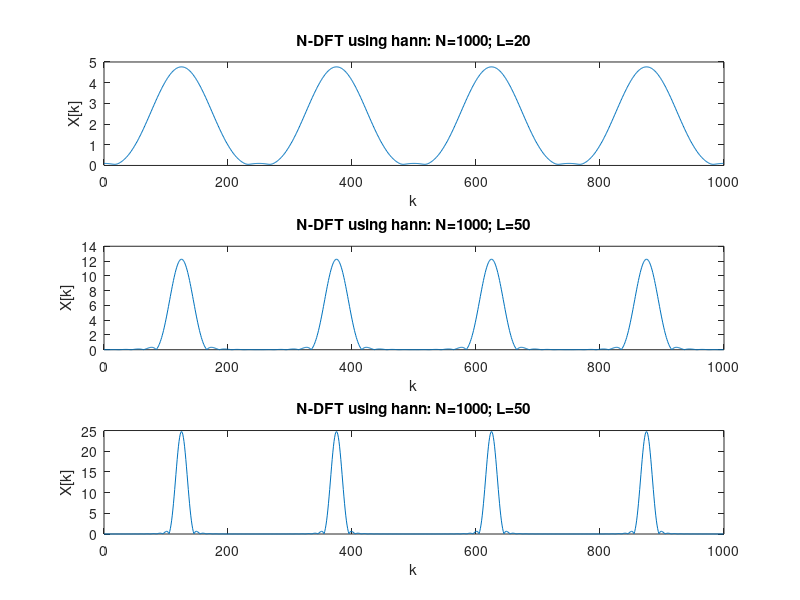

MATLAB code for this plot:
%8.1f) for part d)

% **IMPORTANT: BEFORE RUNNING THE CODE CLEAR THE COMMAND WINDOW EVERY TIME 
%              AS SAME VARIABLES ARE USED REPEATEDLY    ** 


N=1000;
n=0:N-1;
pn=cos(n*pi/4)+cos(n*3*pi/4);

L=20;

wn=hann(L);

for(m=0:L-1)
xn(m+1)=pn(m+1)*wn(m+1);
end


Xk=fft(xn, N);
k=0:N-1;
figure();
subplot(3, 1, 1);
plot(k, abs(Xk)); 
title("N-DFT using hann: N=1000; L=20");
xlabel("k");
ylabel("X[k]");


n=0:N-1;
pn=cos(n*pi/4)+cos(n*3*pi/4);

L=50;

wn=hann(L);

for(m=0:L-1)
xn(m+1)=pn(m+1)*wn(m+1);
end
% m=0:L-1;
% plot(m, xn);

Xk=fft(xn, N);
k=0:N-1;
subplot(3, 1, 2);
plot(k, abs(Xk)); 
title("N-DFT using hann: N=1000; L=50");
xlabel("k");
ylabel("X[k]");


n=0:N-1;
pn=cos(n*pi/4)+cos(n*3*pi/4);

L=100;

wn=hann(L);

for(m=0:L-1)
xn(m+1)=pn(m+1)*wn(m+1);
end
% m=0:L-1;
% plot(m, xn);

Xk=fft(xn, N);
k=0:N-1;
subplot(3, 1, 3);
plot(k, abs(Xk)); 
title("N-DFT using hann: N=1000; L=50");
xlabel("k");
ylabel("X[k]");

